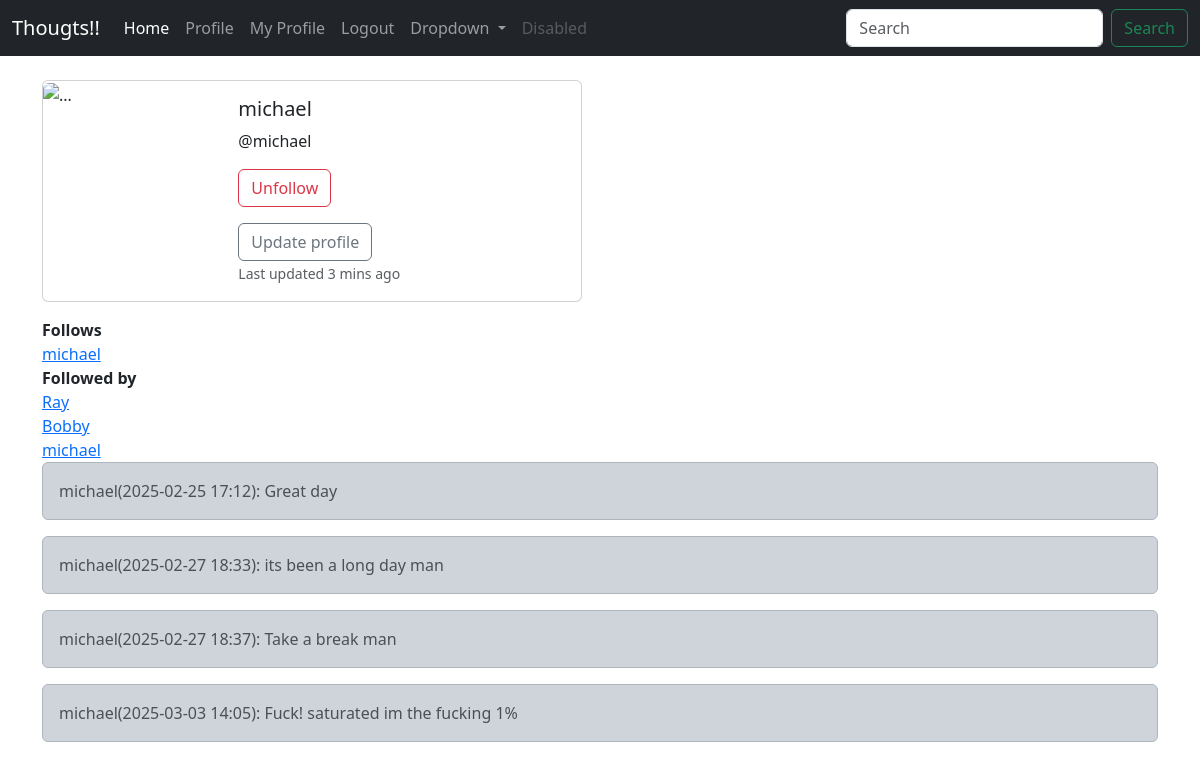
The page /profile/6 (signed in) on the database as committed earlier.
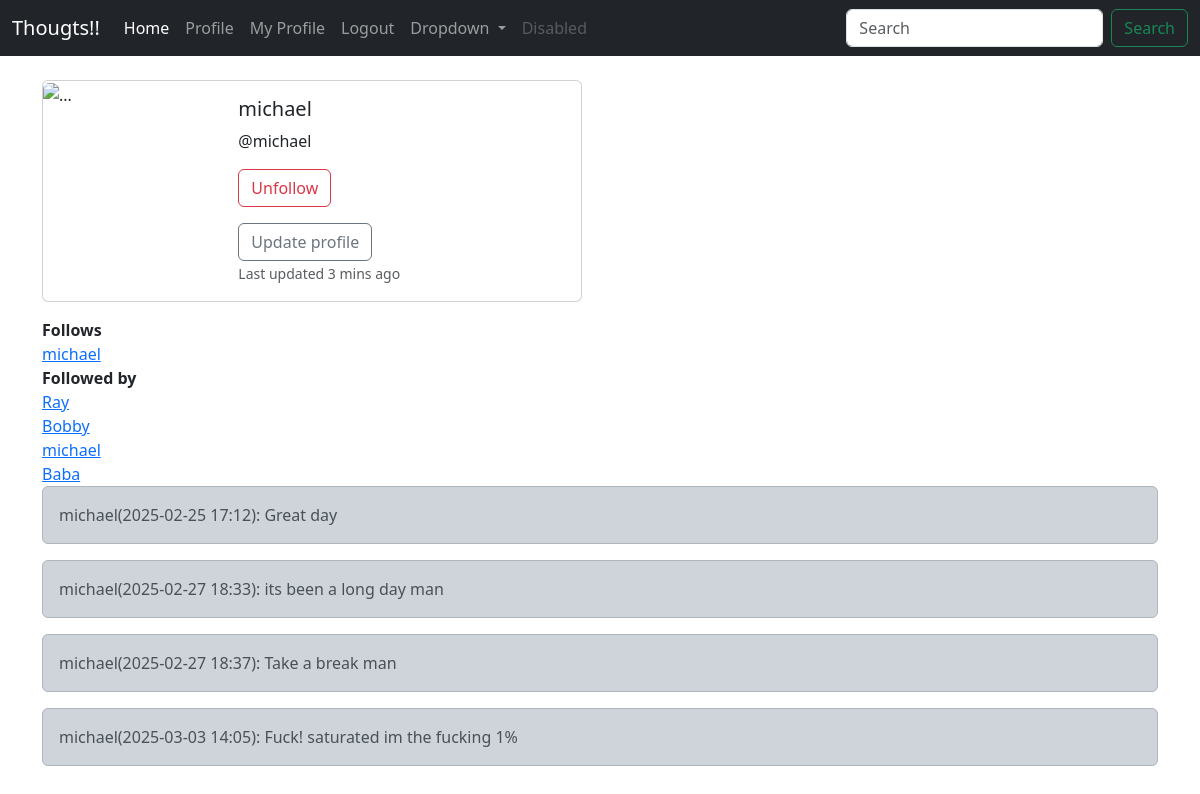
The same page on the database as committed later.
### Thought/models.py (models this page shows)
class Profile(models.Model):
    user = models.OneToOneField(User, on_delete=models.CASCADE)
    follows = models.ManyToManyField('self', related_name ='followed_by',symmetrical=False, blank=True )
    date_modified = models.DateTimeField(auto_now=True)
    profile_image = models.ImageField(null=True, blank=True, upload_to='images/')
    def __str__(self):
        return self.user.username

class Thoughts(models.Model):
    user = models.ForeignKey(User, related_name='thoughts', on_delete= models.DO_NOTHING)
    body = models.CharField(max_length=200)
    created_at = models.DateTimeField(auto_now_add=True)
    def __str__(self):
        return f"{self.user}({self.created_at:%Y-%m-%d %H:%M}): {self.body}"

### Thought/views.py (the view, shortened to what this page needs)
# urls.py: path('profile/<int:pk>', views.profile, name='profile'),
def profile(request,pk):
    if request.user.is_authenticated:
        profile = Profile.objects.get(user_id = pk)
        thoughts = Thoughts.objects.filter(user_id = pk)
        return render(request,'profile.html', {'profile':profile,'thoughts':thoughts})
    else:
        return redirect('home')

### templates/profile.html (shortened to what this page needs)
{% extends 'base.html' %}
{% load static %}
{% block content %}
{% if profile %}
<div class="card mb-3" style="max-width: 540px;">
    <div class="row g-0">
      <div class="col-md-4">
        {% if profile.profile_image %}
        <img src="{{profile.profile_image.url}}" class="w-100 h-100 object-fit-cover" alt="...">
        {% else %}
        <img src="{% static 'images/profile.jpg' %}" class="img-fluid rounded-start" alt="...">
        {% endif %}
      </div>
      <div class="col-md-8">
        <div class="card-body">
          <h5 class="card-title">{{profile.user.username}}</h5>
          {% endif %}
          <p class="card-text">@{{profile.user.username|lower}}</p>
          <p><form method="POST">
            {% if profile in user.profile.follows.all %}
            <button class="btn btn-outline-danger" name="follow" value="unfollow" type="submit">Unfollow</button>
            {% else %}
            <button class="btn btn-outline-success" name="follow" value="follow" type="submit">Follow</button>
             {% endif %}
          </form></p>
          {% if request.user.id == profile.user.id %}<a href="{% url 'update_user' %}" class="btn btn-outline-secondary">Update profile</a>{% endif %}
          <p class="card-text"><small class="text-muted">Last updated 3 mins ago</small></p>
        </div>
      </div>
    </div>
  </div>
  <strong>Follows</strong><br/>
      {% for following in profile.follows.all %}
    <a href="{% url 'profile' following.user.id %}">{{following}}</a><br/>
    {% endfor %}
    <strong>Followed by</strong><br/>
    {% for following in profile.followed_by.all %}
    <a href="{% url 'profile' following.user.id %}">{{following}}</a><br/>
    {% endfor %}
    {% if thoughts %}
    {% for thought in thoughts %}
    <div class="alert alert-dark" role="alert">
        {{thought}}
      </div>
        {% endfor %}
        {% endif %}
{% endblock %}

Rows that differ between the two databases and show on the page:
now on this page (row edited): Profile: user.username "Baba"
